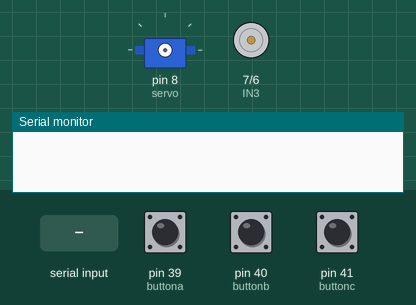
Bench run of a sketch on a simulated Arduino Mega 2560, built with avr-gcc and run on an emulated ATmega2560. On the bench: servo, motor-driver pin pairs drawn as motors (green arrow = first pin HIGH = forward, orange = second pin HIGH = backward, longer = more drive, scaled by the enable pin), the last lines printed to the serial monitor. Wiring (inferred from the names in the program): servo: signal pin 8. The inputs (shaded band) are chosen by the test bench; at power-on: pin 41 (buttonc) LOW, pin 39 (buttona) LOW, pin 40 (buttonb) LOW. Servo pulses on a pin are drawn as a servo (544–2400 µs = 0–180°).

Above: at 1.2 s.
1.3 s: pin 41 (buttonc) pulled HIGH for 0.15 s
At 3.13 s:
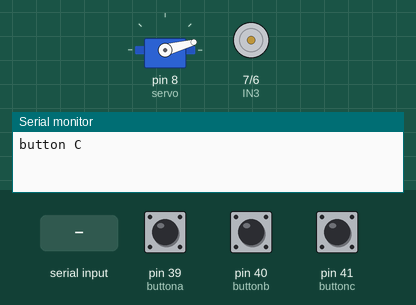
4.3 s: pin 39 (buttona) pulled HIGH for 0.15 s
At 4.58 s:
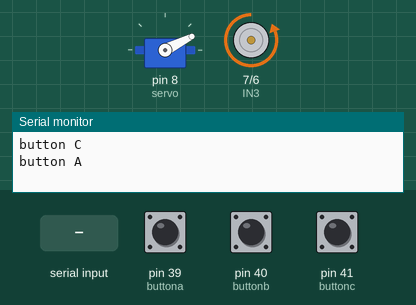
7.3 s: "doff" received over the second serial link
At 7.99 s:
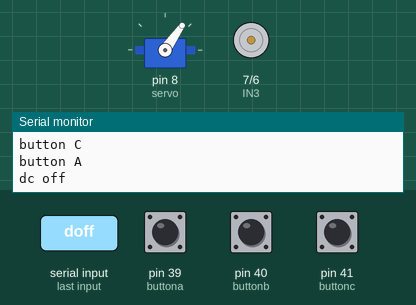
10.3 s: "don" received over the second serial link
At 11.03 s:
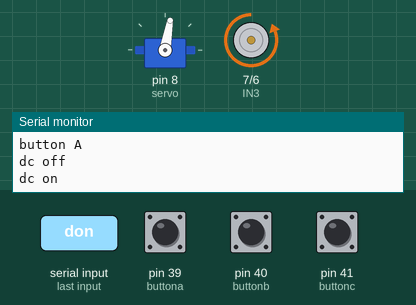
13.3 s: pin 39 (buttona) pulled HIGH for 1 s
At 13.69 s:
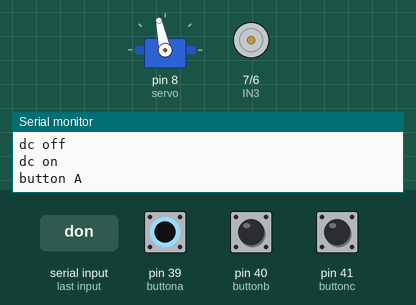
16.3 s: pin 39 (buttona) pulled HIGH for 0.15 s
At 16.71 s:
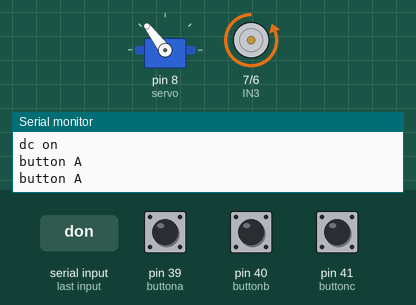
Timing chart, 0 to 22.3 s (numbered marks = the images above; inputs shaded):
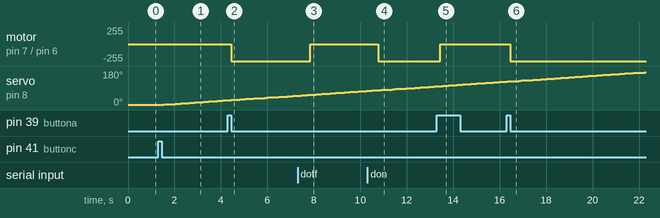

The sketch:

8-2.ino
```cpp
#include <SoftwareSerial.h>

#define buttona 39
#define buttonb 40
#define buttonc 41
#define servo 8
#define ENB 5
#define IN4 6
#define IN3 7

int blueTx=13;
int blueRx=12;
SoftwareSerial mySerial(blueTx, blueRx);


const int force = A0;
const int flex = A1;
int pulseWidth;
int state = 0;
int dcturn = 0, olddc =0, dcstate=0;
int dcpower =0, olddcp = 0,power = 1;
int servoturn = 0, oldservo = 0, servostate=0;
int current =0;
String my ="";

void setup(){
   pinMode(servo,OUTPUT);
   pinMode(buttona,INPUT);
   pinMode(buttonb,INPUT);
    pinMode(buttonc,INPUT);
     pinMode(IN4, OUTPUT);
    pinMode(IN3, OUTPUT);
    pinMode(ENB, OUTPUT);
   Serial.begin(9600);
   mySerial.begin(9600);
}

void loop(){
  if(mySerial.available())
  {
    char myChar = (char)mySerial.read();
    my += myChar;
    delay(10);
  }
  readA();
  readB();
  readC();
}

void readA(){
  dcturn = digitalRead(buttona);
  if(my == "don"){
    dcstate = HIGH;
    my = "";
   Serial.println("dc on");
  }
  if(my == "doff"){
    dcstate = LOW;
    my = "";
    Serial.println("dc off");
  }
  if(dcturn == HIGH && olddc == LOW){
    dcstate = !dcstate;
     Serial.println("button A");
  }
  olddc = dcturn;
   delay(100);
}

void readB(){
  dcpower = digitalRead(buttonb);
  if(my == "pup"){
    power+=1;
    my = "";
    Serial.println("power up!!");
  }
  if(dcpower == HIGH && olddcp == LOW){
    power +=1;
    Serial.println(power*63);
    Serial.println("button B == power up");
  }
  if(power > 4)
    power = 1;
  olddcp = dcpower;

  if(dcstate == LOW){
   digitalWrite(ENB, dcstate);
   digitalWrite(IN4, dcstate);
   digitalWrite(IN3, dcstate);
  }
  else{
     digitalWrite(ENB, power*63);
     digitalWrite(IN4, dcstate);
     digitalWrite(IN3, !dcstate);
  }
}

void readC(){
  servoturn = digitalRead(buttonc);
  if(my == "son"){
    servostate = HIGH;
    Serial.println("servo on");
    my = "";
  }
  if(my == "soff"){
    servostate = LOW;
    Serial.println("servo off");
    my = "";
  }
  if(servoturn == HIGH && oldservo == LOW){
    Serial.println("button C");
    servostate = !servostate;
  }

  if(servostate == HIGH){
    current +=1;
    if(current>180)
      current = 0;
    servoPulse(current);
  }

  oldservo = servoturn;
}


void servoPulse(int angle) {
  pulseWidth = (angle * 11) + 700;
  digitalWrite(servo, HIGH);
  delayMicroseconds(pulseWidth);
  digitalWrite(servo, LOW);
  delay(20 - pulseWidth / 1000);
}
```

Measured:
- after the input at 1.3 s, servo on pin 8 (servo): moves from 1° to 25° over 2.7 s, starting after 0.24 s
- after the input at 4.3 s, motor on pin 7 (IN3) / pin 6 (IN4): stopped → backward 255/255 after 0.15 s
- after the input at 7.3 s, motor on pin 7 (IN3) / pin 6 (IN4): backward 255/255 → stopped after 0.55 s
- after the input at 10.3 s, motor on pin 7 (IN3) / pin 6 (IN4): stopped → backward 255/255 after 0.48 s
- after the input at 13.3 s, motor on pin 7 (IN3) / pin 6 (IN4): backward 255/255 → stopped after 0.13 s
- after the input at 16.3 s, motor on pin 7 (IN3) / pin 6 (IN4): stopped → backward 255/255 after 0.15 s
